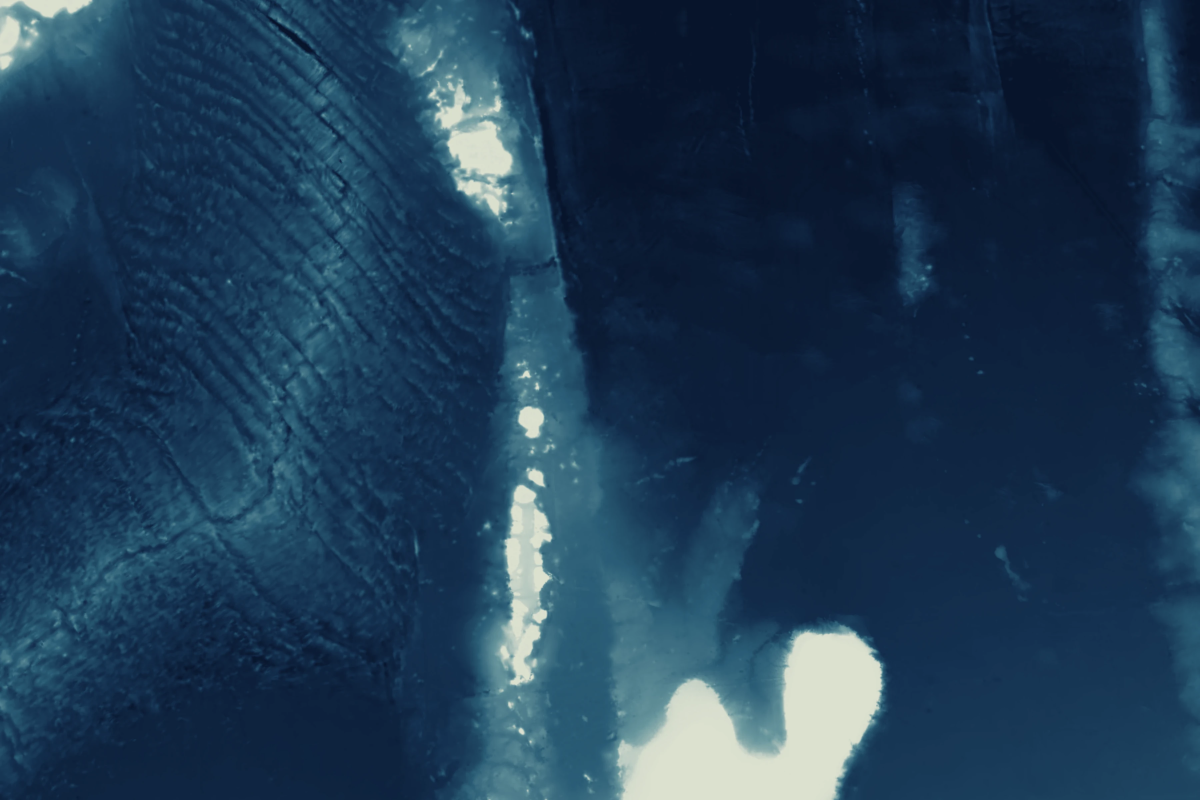
#> input picture data/bathymetry-color.webp, 3600 x 2400 px, found by its file name (shown at 1/3 size)
$ python build-relief.py
#> lines starting #> are read from the running program, lines starting #| are printed output that depends on the picture
#!/usr/bin/env python3
"""
scripts/build-relief.py
Offline bathymetric terrain optimization pipeline for Ocean Notes.

Reads:
- data/bathymetry-color.webp (3600x2400)
- data/bathymetry-height.png (3600x2400, 16-bit PNG)
- data/bathymetry-normal.png (3600x2400, RGB PNG)
- data/bathymetry-meta.json

Generates:
- public/data/relief-2048.webp (2048 px wide WebP, target < 250 KB)
- public/data/height-1024.png (1024 px wide 8-bit PNG, target < 800 KB)
- public/data/normal-1024.webp (1024 px wide WebP normal map fallback, target < 1 MB)
- public/data/coast.json (Coastline contours extracted from the 0 m elevation contour, target < 100 KB)
- Mirrors assets to build/
"""

import os
import json
import shutil
import cv2
import numpy as np
from PIL import Image

def main():
    print("=" * 60)
    print(" Ocean Notes - Bathymetry & Terrain Optimization Pipeline")
    print("=" * 60)

    os.makedirs('public/data', exist_ok=True)
    os.makedirs('build', exist_ok=True)

    # 1. Optimize Color Relief Texture (2048 px wide)
    # The source GEBCO arrays start at -10°S (index 0) and end at +10°N.
    # In standard cartographic display, North is top. Flipping vertically aligns
    # Row 0 with North (+10°N), matching Three.js UV (v=1 at top), coastlines, and OSCAR currents.
    color_src = 'data/bathymetry-color.webp'
    color_img = Image.open(color_src).transpose(Image.Transpose.FLIP_TOP_BOTTOM)
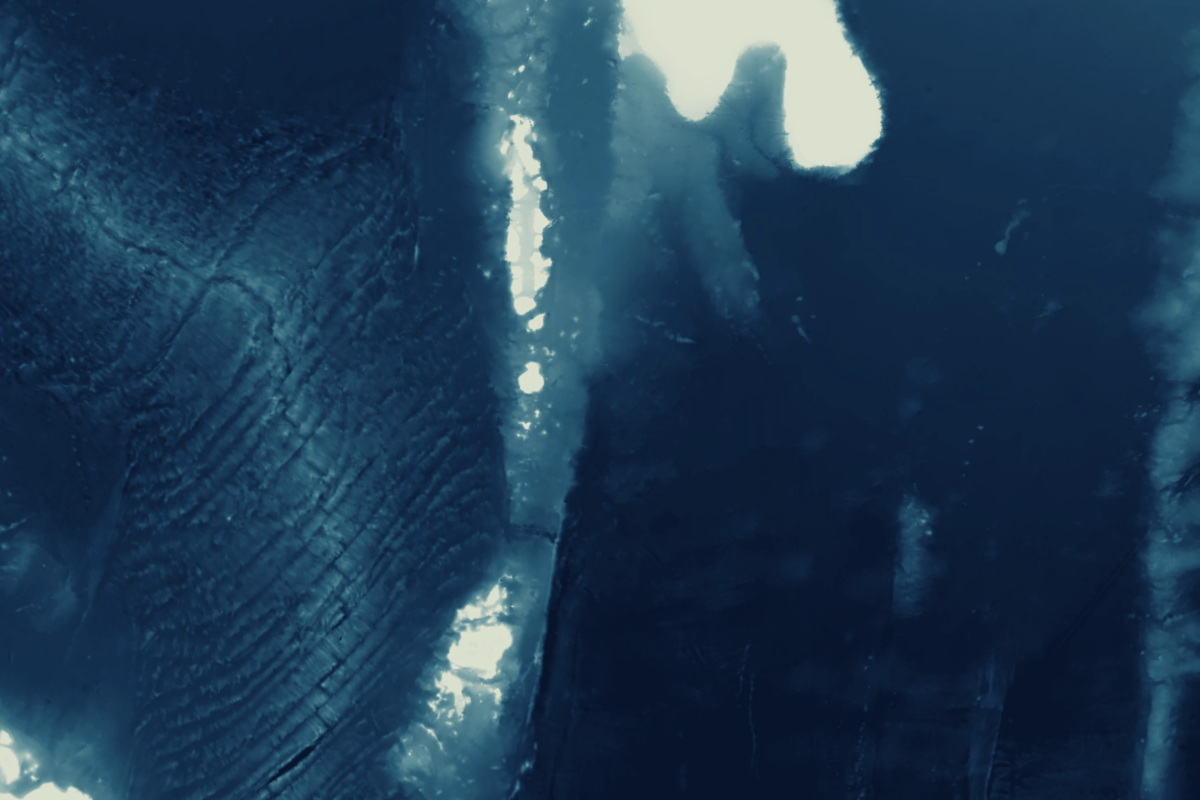
#> color_img: PIL image 3600x2400 RGB (shown at 1/3 size); mean R, G, B 31, 59.1, 84.2
    orig_w, orig_h = color_img.size
#> orig_w = 3600; orig_h = 2400
    target_w = 2048
    target_h = int(round(target_w * (orig_h / orig_w))) # 1365 px
#> target_h = 1365

    print(f"Downsampling color texture: ({orig_w}x{orig_h}) -> ({target_w}x{target_h})...")
#> (printed output is left out)
    color_resized = color_img.resize((target_w, target_h), Image.Resampling.LANCZOS)
    color_out = 'public/data/relief-2048.webp'
    color_resized.save(color_out, 'WEBP', quality=85)
    color_size = os.path.getsize(color_out)
    print(f"Generated {color_out}: {color_size:,} bytes (budget: <250 KB) - {'PASS' if color_size < 250000 else 'FAIL'}")

    # 2. Optimize Height Texture (1024 px wide, 8-bit PNG)
    height_src = 'data/bathymetry-height.png'
#> (the run stopped early here; a loop or call above may not have finished)

$ run again, with UI mockup/Earth Information Jukebox UI Showcase.png saved as data/bathymetry-color.webp
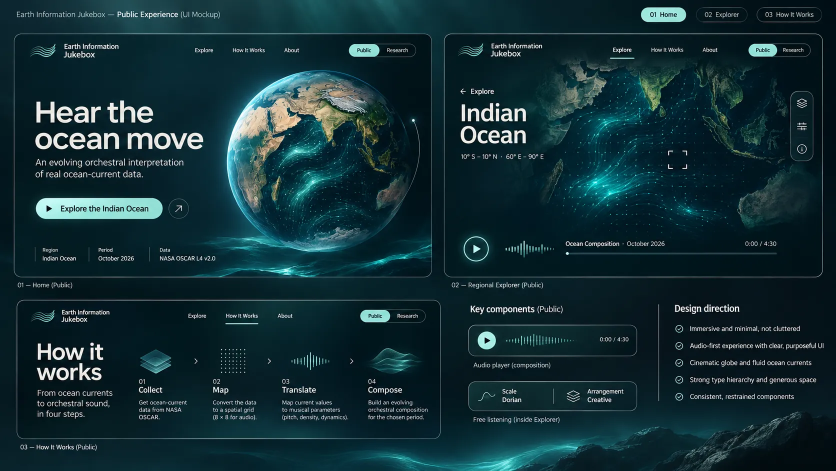
#> input picture UI mockup/Earth Information Jukebox UI Showcase.png, 1672 x 941 px, found by its file name (shown at 1/2 size)
#> in main, `color_img = Image.open(color_src).transpose(Image.Transpose.FLIP_TOP_B..`:
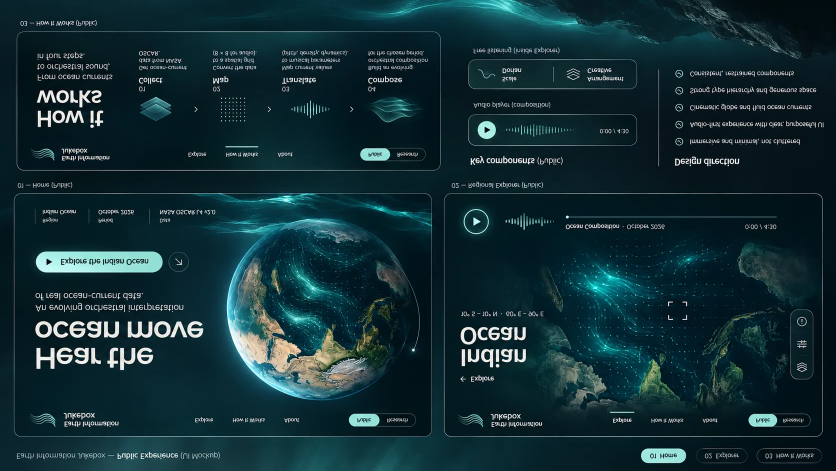
#> color_img: PIL image 1672x941 RGB (shown at 1/2 size); mean R, G, B 18.5, 46.4, 52.8
#> (printed output is left out)
#> in main, `color_resized = color_img.resize((target_w, target_h), Image.Resamplin..`:
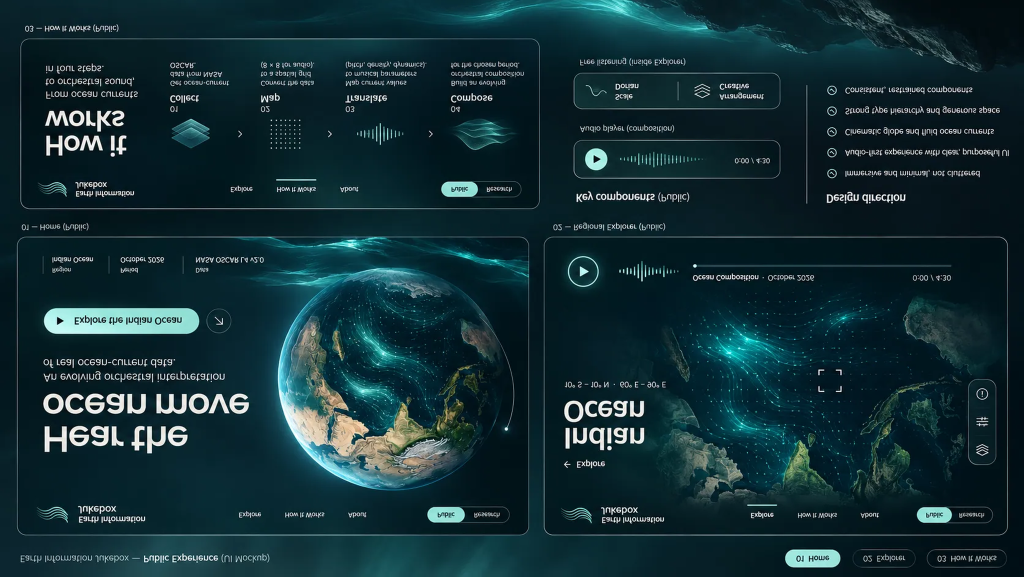
#> color_resized: PIL image 2048x1153 RGB (shown at 1/2 size); mean R, G, B 18.6, 46.4, 52.8
